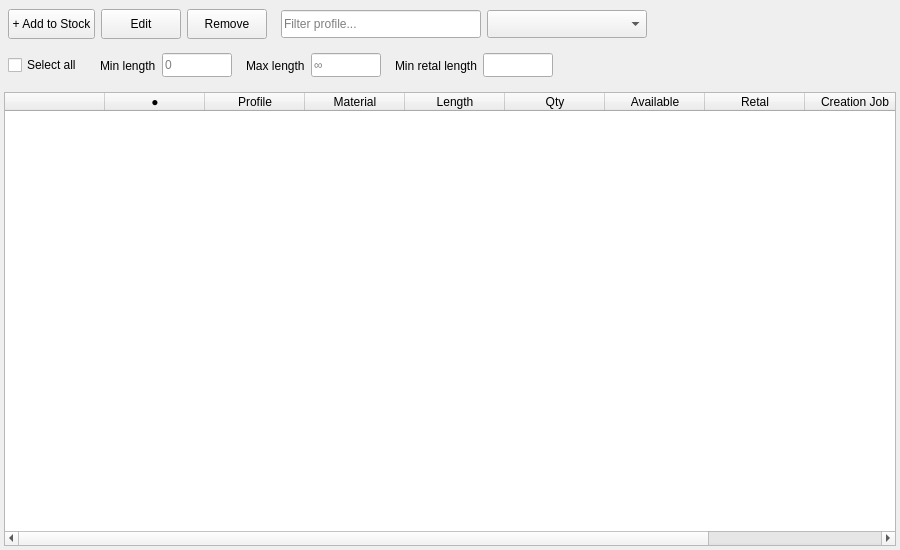
<?xml version="1.0" encoding="UTF-8"?>
<ui version="4.0">
 <class>TabStock</class>
 <widget class="QWidget" name="TabStock">
  <property name="geometry">
   <rect>
    <x>0</x>
    <y>0</y>
    <width>900</width>
    <height>550</height>
   </rect>
  </property>
  <layout class="QVBoxLayout" name="main_layout">
   <property name="leftMargin"><number>0</number></property>
   <property name="topMargin"><number>0</number></property>
   <property name="rightMargin"><number>0</number></property>
   <property name="bottomMargin"><number>0</number></property>
   <property name="spacing"><number>0</number></property>
   <item>
    <widget class="QFrame" name="toolbar">
     <property name="minimumSize">
      <size><width>0</width><height>88</height></size>
     </property>
     <property name="maximumSize">
      <size><width>16777215</width><height>88</height></size>
     </property>
     <layout class="QVBoxLayout" name="toolbar_layout">
      <property name="leftMargin"><number>8</number></property>
      <property name="topMargin"><number>6</number></property>
      <property name="rightMargin"><number>8</number></property>
      <property name="bottomMargin"><number>4</number></property>
      <property name="spacing"><number>4</number></property>
      <item>
       <widget class="QWidget" name="row0" native="true">
        <layout class="QHBoxLayout" name="row0_layout">
         <property name="leftMargin"><number>0</number></property>
         <property name="topMargin"><number>0</number></property>
         <property name="rightMargin"><number>0</number></property>
         <property name="bottomMargin"><number>0</number></property>
         <property name="spacing"><number>6</number></property>
         <item>
          <widget class="QPushButton" name="add_btn">
           <property name="text">
            <string>+ Add to Stock</string>
           </property>
           <property name="minimumSize">
            <size><width>0</width><height>30</height></size>
           </property>
           <property name="maximumSize">
            <size><width>16777215</width><height>30</height></size>
           </property>
          </widget>
         </item>
         <item>
          <widget class="QPushButton" name="edit_btn">
           <property name="text">
            <string>Edit</string>
           </property>
           <property name="minimumSize">
            <size><width>0</width><height>30</height></size>
           </property>
           <property name="maximumSize">
            <size><width>16777215</width><height>30</height></size>
           </property>
          </widget>
         </item>
         <item>
          <widget class="QPushButton" name="del_btn">
           <property name="text">
            <string>Remove</string>
           </property>
           <property name="minimumSize">
            <size><width>0</width><height>30</height></size>
           </property>
           <property name="maximumSize">
            <size><width>16777215</width><height>30</height></size>
           </property>
          </widget>
         </item>
         <item>
          <spacer name="row0_spacer1">
           <property name="orientation">
            <enum>Qt::Horizontal</enum>
           </property>
           <property name="sizeType">
            <enum>QSizePolicy::Fixed</enum>
           </property>
           <property name="sizeHint" stdset="0">
            <size><width>8</width><height>20</height></size>
           </property>
          </spacer>
         </item>
         <item>
          <widget class="QLineEdit" name="filter_entry">
           <property name="minimumSize">
            <size><width>200</width><height>28</height></size>
           </property>
           <property name="maximumSize">
            <size><width>200</width><height>28</height></size>
           </property>
           <property name="placeholderText">
            <string>Filter profile...</string>
           </property>
          </widget>
         </item>
         <item>
          <widget class="QComboBox" name="profile_combo">
           <property name="minimumSize">
            <size><width>160</width><height>28</height></size>
           </property>
           <property name="maximumSize">
            <size><width>160</width><height>28</height></size>
           </property>
          </widget>
         </item>
         <item>
          <spacer name="row0_spacer2">
           <property name="orientation">
            <enum>Qt::Horizontal</enum>
           </property>
           <property name="sizeHint" stdset="0">
            <size><width>40</width><height>20</height></size>
           </property>
          </spacer>
         </item>
         <item>
          <widget class="QLabel" name="summary_lbl">
           <property name="text">
            <string/>
           </property>
          </widget>
         </item>
        </layout>
       </widget>
      </item>
      <item>
       <widget class="QWidget" name="row1" native="true">
        <layout class="QHBoxLayout" name="row1_layout">
         <property name="leftMargin"><number>0</number></property>
         <property name="topMargin"><number>0</number></property>
         <property name="rightMargin"><number>0</number></property>
         <property name="bottomMargin"><number>0</number></property>
         <property name="spacing"><number>6</number></property>
         <item>
          <widget class="QCheckBox" name="select_all_cb">
           <property name="text">
            <string>Select all</string>
           </property>
          </widget>
         </item>
         <item>
          <spacer name="row1_spacer1">
           <property name="orientation">
            <enum>Qt::Horizontal</enum>
           </property>
           <property name="sizeType">
            <enum>QSizePolicy::Fixed</enum>
           </property>
           <property name="sizeHint" stdset="0">
            <size><width>12</width><height>20</height></size>
           </property>
          </spacer>
         </item>
         <item>
          <widget class="QLabel" name="lbl_min_length">
           <property name="text">
            <string>Min length</string>
           </property>
          </widget>
         </item>
         <item>
          <widget class="QLineEdit" name="min_length_entry">
           <property name="minimumSize">
            <size><width>70</width><height>24</height></size>
           </property>
           <property name="maximumSize">
            <size><width>70</width><height>24</height></size>
           </property>
           <property name="placeholderText">
            <string>0</string>
           </property>
          </widget>
         </item>
         <item>
          <spacer name="row1_spacer2">
           <property name="orientation">
            <enum>Qt::Horizontal</enum>
           </property>
           <property name="sizeType">
            <enum>QSizePolicy::Fixed</enum>
           </property>
           <property name="sizeHint" stdset="0">
            <size><width>8</width><height>20</height></size>
           </property>
          </spacer>
         </item>
         <item>
          <widget class="QLabel" name="lbl_max_length">
           <property name="text">
            <string>Max length</string>
           </property>
          </widget>
         </item>
         <item>
          <widget class="QLineEdit" name="max_length_entry">
           <property name="minimumSize">
            <size><width>70</width><height>24</height></size>
           </property>
           <property name="maximumSize">
            <size><width>70</width><height>24</height></size>
           </property>
           <property name="placeholderText">
            <string notr="true">&#x221e;</string>
           </property>
          </widget>
         </item>
         <item>
          <spacer name="row1_spacer3">
           <property name="orientation">
            <enum>Qt::Horizontal</enum>
           </property>
           <property name="sizeType">
            <enum>QSizePolicy::Fixed</enum>
           </property>
           <property name="sizeHint" stdset="0">
            <size><width>8</width><height>20</height></size>
           </property>
          </spacer>
         </item>
         <item>
          <widget class="QLabel" name="lbl_min_retal">
           <property name="text">
            <string>Min retal length</string>
           </property>
          </widget>
         </item>
         <item>
          <widget class="QLineEdit" name="min_retal_entry">
           <property name="minimumSize">
            <size><width>70</width><height>24</height></size>
           </property>
           <property name="maximumSize">
            <size><width>70</width><height>24</height></size>
           </property>
          </widget>
         </item>
         <item>
          <spacer name="row1_spacer4">
           <property name="orientation">
            <enum>Qt::Horizontal</enum>
           </property>
           <property name="sizeHint" stdset="0">
            <size><width>40</width><height>20</height></size>
           </property>
          </spacer>
         </item>
        </layout>
       </widget>
      </item>
     </layout>
    </widget>
   </item>
   <item>
    <widget class="QFrame" name="table_frame">
     <layout class="QVBoxLayout" name="table_frame_layout">
      <property name="leftMargin"><number>4</number></property>
      <property name="topMargin"><number>4</number></property>
      <property name="rightMargin"><number>4</number></property>
      <property name="bottomMargin"><number>4</number></property>
      <item>
       <widget class="QTableWidget" name="table">
        <property name="showGrid">
         <bool>false</bool>
        </property>
        <property name="selectionBehavior">
         <enum>QAbstractItemView::SelectRows</enum>
        </property>
        <property name="selectionMode">
         <enum>QAbstractItemView::SingleSelection</enum>
        </property>
        <property name="editTriggers">
         <set>QAbstractItemView::NoEditTriggers</set>
        </property>
        <column>
         <property name="text">
          <string/>
         </property>
        </column>
        <column>
         <property name="text">
          <string notr="true">&#x25cf;</string>
         </property>
        </column>
        <column>
         <property name="text">
          <string>Profile</string>
         </property>
        </column>
        <column>
         <property name="text">
          <string>Material</string>
         </property>
        </column>
        <column>
         <property name="text">
          <string>Length</string>
         </property>
        </column>
        <column>
         <property name="text">
          <string>Qty</string>
         </property>
        </column>
        <column>
         <property name="text">
          <string>Available</string>
         </property>
        </column>
        <column>
         <property name="text">
          <string>Retal</string>
         </property>
        </column>
        <column>
         <property name="text">
          <string>Creation Job</string>
         </property>
        </column>
        <column>
         <property name="text">
          <string>Used In Jobs</string>
         </property>
        </column>
       </widget>
      </item>
     </layout>
    </widget>
   </item>
  </layout>
 </widget>
 <resources/>
 <connections/>
</ui>
